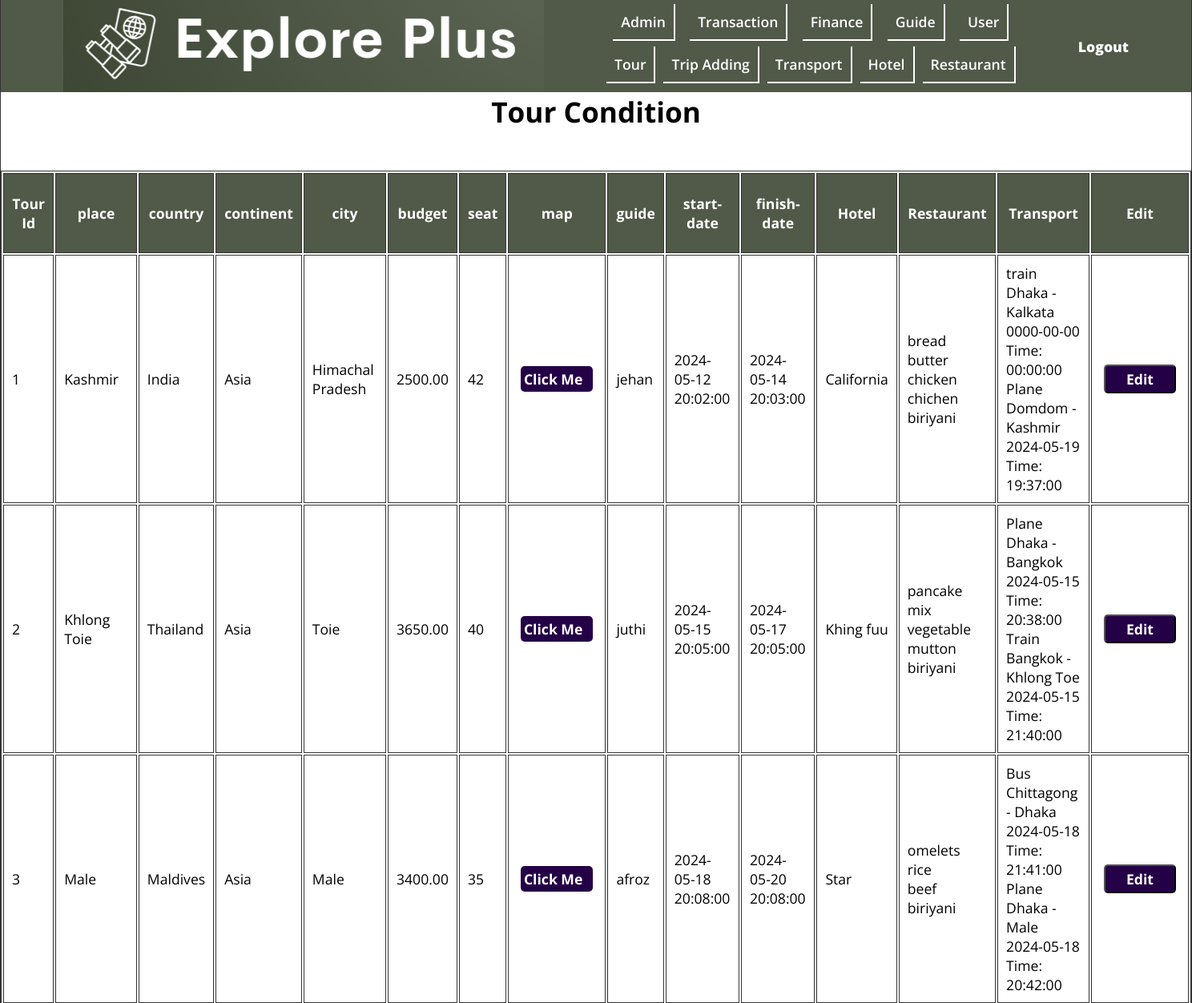
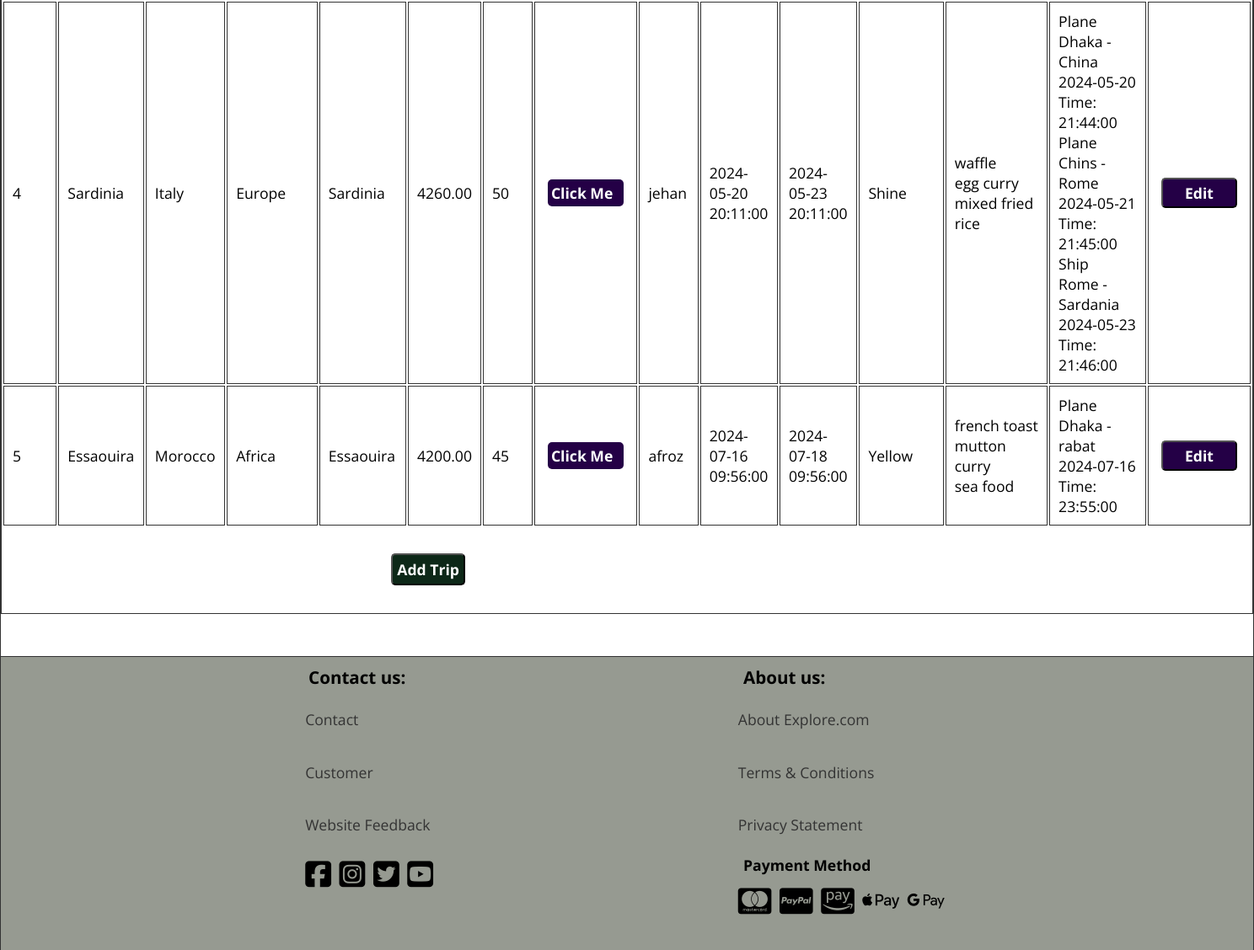
/Admin/tour_condition.php, run on the app's committed database (2 pictures, top to bottom).
### tables this page shows
CREATE TABLE `tour` (
  `tour_id` int(11) NOT NULL,
  `about` text DEFAULT NULL,
  `place_name` varchar(100) DEFAULT NULL,
  `country` varchar(50) DEFAULT NULL,
  `city` varchar(50) DEFAULT NULL,
  `budget` decimal(10,2) DEFAULT NULL,
  `available_seat` int(11) DEFAULT NULL,
  `start_date` datetime DEFAULT NULL,
  `finish_date` datetime DEFAULT NULL,
  `map` varchar(100) DEFAULT NULL,
  `FAQ` text DEFAULT NULL,
  `menu_id` int(11) DEFAULT NULL,
  `hotel_id` int(11) DEFAULT NULL,
  `guide_username` varchar(50) DEFAULT NULL,
  `photo` blob DEFAULT NULL,
  `continent` varchar(20) NOT NULL,
  `capacity` int(11) NOT NULL
);

CREATE TABLE `hotel` (
  `hotel_id` int(11) NOT NULL,
  `type` varchar(50) DEFAULT NULL,
  `name` varchar(100) DEFAULT NULL,
  `price` decimal(10,2) DEFAULT NULL,
  `available_room` int(11) DEFAULT NULL,
  `place` varchar(100) DEFAULT NULL,
  `map` varchar(100) DEFAULT NULL,
  `photo` longblob DEFAULT NULL
);

CREATE TABLE `transport` (
  `transport_id` int(11) NOT NULL,
  `type` varchar(50) DEFAULT NULL,
  `from_place` varchar(100) DEFAULT NULL,
  `to_place` varchar(100) DEFAULT NULL,
  `price` decimal(10,2) DEFAULT NULL,
  `start_date` date DEFAULT NULL,
  `finish_date` date DEFAULT NULL,
  `finish_time` time DEFAULT NULL,
  `class` varchar(50) DEFAULT NULL,
  `capacity` int(11) DEFAULT NULL,
  `tour_id` int(11) DEFAULT NULL,
  `start_time` time NOT NULL
);

### Admin/tour_condition.php (the view, shortened to what this page needs)
<?php
$conn = mysqli_connect("localhost","root","","explore_plus");
$sql = "SELECT t.tour_id,t.place_name,t.country,t.city,t.budget,t.available_seat,t.map,t.start_date,t.finish_date,t.guide_username,mb.breakfast,ml.lunch,md.dinner,h.name,t.continent
        FROM tour t
         left JOIN hotel h
         ON t.hotel_id = h.hotel_id
        left JOIN transport trn
        on trn.tour_id = t.tour_id
         left JOIN menu m
        ON m.menu_id = t.menu_id
        left join menu_breakfast mb
        on m.menu_id = mb.menu_id
        left join menu_lunch ml
        on m.menu_id = ml.menu_id
        left join menu_dinner md
        on m.menu_id = md.menu_id
        group by t.tour_id
        ";
$result = mysqli_query($conn,$sql);
$tours = mysqli_fetch_all($result,MYSQLI_ASSOC);
?>
<!DOCTYPE html>
<html lang="en">
<head>
    <link rel="stylesheet" href="../css/style.css">
    <link rel="stylesheet" href="https://cdnjs.cloudflare.com/ajax/libs/font-awesome/6.5.1/css/all.min.css" />
</head>
<body>
<header class="header admin">
    <div class="header__logo">
        <figure>
            <img src="../img/logo3.png" alt="logo" title="logo" height="115" width="600">
        </figure>
    </div>
    <nav class="header__nav nav__admin">
        <ul class="header__ul header__admin">
            <li><a href="admin.php">Admin</a></li>
            <li><a href="transaction.php">Transaction</a></li>
            <li><a href="finance.php">Finance</a></li>
            <li><a href="guide.php">Guide</a></li>
            <li><a href="user_list.php">User</a></li>
        </ul>
        <ul class="header__ul header__admin">
            <li><a href="tour_condition.php">Tour</a></li>
            <li><a href="trip_crud/trip_adding.php">Trip Adding</a></li>
            <li><a href="transportation_info.php">Transport</a></li>
            <li><a href="hotel_info.php">Hotel</a></li>
            <li><a href="restaurant_info.php">Restaurant</a></li>
        </ul>
    </nav>
    <div class="admin__logout"><a href="admin_login.php">Logout</a></div>
</header>
<main class="main main__table-container">
    <h1 class="center">Tour Condition</h1>
    <table class="main__table transportation">
        <thead class="sticky__head">
        <tr>
            <th id="tour-id" scope="col" class="table__head">Tour Id</th>
            <th id="place" scope="col" class="table__head">place</th>
            <th id="country" scope="col" class="table__head">country</th>
            <th id="continent" scope="col" class="table__head">continent</th>
            <th id="city" scope="col" class="table__head">city</th>
            <th id="budget" scope="col" class="table__head">budget</th>
            <th id="seat" scope="col" class="table__head">seat</th>
            <th id="map" scope="col" class="table__head">map</th>
            <th id="guide" scope="col" class="table__head">guide</th>
            <th id="start-date" scope="col" class="table__head">start-date</th>
            <th id="finish-date" scope="col" class="table__head">finish-date</th>
            <th id="hotel" scope="col" class="table__head">Hotel</th>
            <th id="restaurant" scope="col" class="table__head">Restaurant</th>
            <th id="transport" scope="col" class="table__head">Transport</th>
            <th id="edit" scope="col" class="table__head">Edit</th>
        </tr>
        </thead>
        <tbody>
        <?php foreach ($tours as $tour): ?>
        <tr>
            <td class="table__item"><?php echo $tour['tour_id']?></td>
            <td class="table__item"><?php echo $tour['place_name']?></td>
            <td class="table__item"><?php echo $tour['country']?></td>
            <td class="table__item"><?php echo $tour['continent']?></td>
            <td class="table__item"><?php echo $tour['city']?></td>
            <td class="table__item"><?php echo $tour['budget']?></td>
            <td class="table__item"><?php echo $tour['available_seat']?></td>
            <td class="table__item"><a href="<?php echo $tour['map']?>"><div class="table_edit">Click Me</div></a></td>
            <td class="table__item"><?php echo $tour['guide_username']?></td>
            <td class="table__item"><?php
                $date = new DateTime((string)$tour['start_date']);
                $dateOnly = $date->format('Y-m-d');
                $timeOnly =$date->format('H:i:s')
                ?>
                <div><?php  echo $dateOnly; ?></div>
                <div><?php echo $timeOnly?></div>
            </td>
            <td class="table__item"><?php
                $date = new DateTime((string)$tour['finish_date']);
                $dateOnly = $date->format('Y-m-d');
                $timeOnly =$date->format('H:i:s')
                ?>
                <div><?php  echo $dateOnly; ?></div>
                <div><?php echo $timeOnly?></div>
            </td>
            <td class="table__item"><?php echo $tour['name']?></td>
            <td class="table__item">
                <div><?php echo $tour['breakfast']?></div>
                <div><?php echo $tour['lunch']?></div>
                <div><?php echo $tour['dinner']?></div>
            </td>
            <td class="table__item">
                <?php
                $transportsSql =mysqli_query($conn,"SELECT from_place , to_place , type ,trn.start_date ,trn.start_time
                                                                FROM tour t
                                                                INNER JOIN guide g
                                                                ON t.guide_username = g.username
                                                                INNER join transport trn
                                                                on trn.tour_id = t.tour_id
                                                                where t.tour_id = '{$tour['tour_id']}'");
                $transports = mysqli_fetch_all($transportsSql,MYSQLI_ASSOC);
                foreach ($transports as $transport):
                    echo $transport['type'] . '<br>';
                    echo $transport['from_place'] . " - ".$transport['to_place'].'<br>';
                    echo $transport['start_date'] . "  Time:  " . $transport['start_time'].'<br>';
                endforeach;
                ?>
            </td>
            <td class="table__item edit_option">
                <button type="submit" class="table_edit"><a href="trip_crud/trip_edit.php?tour_id=<?php echo $tour['tour_id'] ?>">Edit</a></button>
            </td>
        </tr>
        <?php endforeach; ?>
        </tbody>
        <tfoot>
        <tr>
            <td colspan="12" class="table__footer">
                <button type="submit" class="add_option" ><a href="trip_crud/trip_adding.php">Add Trip</a></button>
            </td>
        </tr>
        </tfoot>
    </table>
</main>
<footer class="footer admin-foot">
    <div class="footer__contact">
        <h3 class="footer__h3">Contact us:</h3>
        <ul class="footer__ul">
            <li><a href="../footerPage/contact_us.html">Contact</a></li>
            <li><a href="../footerPage/customer.html">Customer</a></li>
            <li><a href="../footerPage/website_feedback.php">Website Feedback</a></li>
        </ul>
        <div class="footer__icons">
            <i class="fa-brands fa-square-facebook"></i>
            <i class="fa-brands fa-square-instagram"></i>
            <i class="fa-brands fa-square-twitter"></i>
            <i class="fa-brands fa-square-youtube"></i>
        </div>
    </div>
    <div class="footer__about">
        <h3 class="footer__h3">About us:</h3>
        <ul class="footer__ul">
            <li><a href="../footerPage/about__us.html">About Explore.com</a></li>
            <li><a href="../footerPage/terms_condition.html">Terms &amp; Conditions</a></li>
            <li><a href="../footerPage/privacy_statement.html">Privacy Statement</a></li>
        </ul>
        <h4 class="footer__h3">Payment Method</h4>
        <div class="footer__icons">
            <i class="fa-brands fa-cc-mastercard"></i>
            <i class="fa-brands fa-cc-paypal"></i>
            <i class="fa-brands fa-cc-amazon-pay"></i>
            <i class="fa-brands fa-apple-pay"></i>
            <i class="fa-brands fa-google-pay"></i>
        </div>
    </div>
</footer>

### css/style.css (style rules this page uses)
*, *::after, *::before { margin: 0; padding: 0; box-sizing: border-box; }
img { display: block; max-width: 100%; height: auto; }
input, textarea, button, select { font: inherit; }
:root { --FF: 'Open Sans', sans-serif; --FS: clamp(1rem,2.2vh,1.5rem); --FS-BIG: 2rem; --FF-HEADING: 'Fugus One', 'Cursive'; --BGCOLOR: #f5f8fe; --BGCOLOR-FADE: #0c93a7; --BGCOLOR-FADE-MAX: #61aeac; --FOOTER-BGCOLOR: #accfd5; --COLOR: #f9efa0; --COLOR-FADE: rgba(248, 223, 171, 0.41); --BODY-BGCOLOR: #fff; --FONT-COLOR: #000; --LIST-BGCOLOR: #f5f7f8; --BORDER-COLOR: #333; --BGIMAGE: linear-gradient(to bottom,var(--BGCOLOR),var(--BGCOLOR-FADE)); --BGIMAGE-MAX: linear-gradient(to bottom,var(--BGCOLOR),var(--BGCOLOR-FADE),var(--BGCOLOR-FADE-MAX)); --HEIGHTLIGHT-BGCOLOR: #439fa8; --HIGHLIGHT-COLOR: #fff; --HEADER-COLOR: #fff; --HEADER-BGCOLOR: #000; --NAV-BGCOLOR: #fff; --HERO-BGCOLOR: rgba(51,178,51,0.75); --BUTTON-BGCOLOR: #000; --BUTTON-COLOR: #fff; --HEADER-LINK-COLOR: #fff; --HEADER-LINK-HOVER: #ffffff; --LINK-COLOR: #333; --LINK-HOVER: rgba(51, 51, 51, 0.5); --ADMIN-BGCOLOR: #515948; --ADMIN-FOOTER-COLOR: rgba(64, 72, 55, 0.55); --BORDER: 1px solid var(--BORDER-COLOR); --BORDER-RADIUS: 15px; --BORDER-LITE-RADIUS: 5px; --PADDING-TB: 0.25em; --PADDING-SIDE: 2.5%; --MARGIN: clamp(1em,2.5vh,1.5em); --TEST1 : #020202; --TEST2: yellow; --TEST3: green; --TEST4: blue; --TEST5: purple; }
.center { text-align: center; }
html { scroll-behavior: smooth; font-size: var(--FS); font-family: var(--FF); background-color: var(--BGCOLOR); background-image: var(--BGIMAGE); background-repeat: no-repeat; background-size: cover; }
body { background-color: var(--BODY-BGCOLOR); min-height: 100vh; max-height: 800vh; min-width: 1200px; margin: 0 auto; border-left: var(--BORDER); border-right: var(--BORDER); box-shadow: 0 0 10px var(--BORDER-COLOR); }
a:any-link { color: var(--LINK-COLOR); text-decoration: none; }
.header { display: flex; justify-content: space-evenly; align-items: center; background-color: #439fa8;; position: sticky; top: 0; z-index: 1; }
.header__ul { font-weight: 600; min-width: 500px; display: flex; justify-content: space-evenly; align-items: center; gap: 10px; padding-bottom: 7px; }
.header__ul li { padding: 10px; border-right: 2px solid white; border-bottom: 2px solid white; }
.admin__logout a { font-weight: 900; color: #ffffff; }
.footer { position: relative; bottom: 0; display: flex; justify-content: space-evenly; border-top: var(--BORDER); background-color: var(--FOOTER-BGCOLOR); padding: var(--PADDING-TB); }
.footer li { padding: 1.1em 0; list-style-type: none; }
.footer__icons { padding-top: 0.5em; padding-bottom: 2em; align-items: center; }
.footer__icons i { font-size: 2rem; padding-right: 5px; }
.footer__h3 { padding: var(--PADDING-TB) var(--PADDING-SIDE); }
.header__ul { list-style-type: none; }
.header__ul a:any-link { color: var(--HEADER-LINK-COLOR); }
.main { min-height: 70vh; }
.main__table { margin: 50px auto; border: var(--BORDER); }
.main__table tr { height: 100px; }
.sticky__head { position: sticky; }
.table__head, .table__item { padding: 10px; border: var(--BORDER); }
.table__head { background-color: var(--ADMIN-BGCOLOR); color: var(--HIGHLIGHT-COLOR); }
.table_edit { background-color: #240046; color: white; font-weight: 700; width: 90px; margin: 2px 5px; padding: 0.2em; border-radius: var(--BORDER-LITE-RADIUS); }
.table_edit a { color: white; }
.table__footer { padding: 10px; }
.add_option { background-color: #0d2818; color: white; font-weight: 700; padding: 0.3em; border-radius: var(--BORDER-LITE-RADIUS); position: relative; left: 450px; }
.add_option a { color: white; }
.admin { background-color: var(--ADMIN-BGCOLOR); }
.admin-foot { background-color: var(--ADMIN-FOOTER-COLOR); }

### data on the page
tour: tour_id "1", place_name "Kashmir", country "India", continent "Asia", city "Himachal Pradesh", budget "2500.00", available_seat "42", guide_username "jehan", start_date "2024-05-12", start_date "20:02:00", finish_date "2024-05-14", finish_date "20:03:00", hotel.name "California", breakfast "bread", lunch "butter chicken", dinner "chichen biriyani"
transport: type "train", from_place "Dhaka", to_place "Kalkata", start_date "0000-00-00", start_time "00:00:00"
transport: type "Plane", from_place "Domdom", to_place "Kashmir", start_date "2024-05-19", start_time "19:37:00"
tour: tour_id "2", place_name "Khlong Toie", country "Thailand", continent "Asia", city "Toie", budget "3650.00", available_seat "40", guide_username "juthi", start_date "2024-05-15", start_date "20:05:00", finish_date "2024-05-17", finish_date "20:05:00", hotel.name "Khing fuu", breakfast "pancake", lunch "mix vegetable", dinner "mutton biriyani"
transport: type "Plane", from_place "Dhaka", to_place "Bangkok", start_date "2024-05-15", start_time "20:38:00"
transport: type "Train", from_place "Bangkok", to_place "Khlong Toe", start_date "2024-05-15", start_time "21:40:00"
tour: tour_id "3", place_name "Male", country "Maldives", continent "Asia", city "Male", budget "3400.00", available_seat "35", guide_username "afroz", start_date "2024-05-18", start_date "20:08:00", finish_date "2024-05-20", finish_date "20:08:00", hotel.name "Star", breakfast "omelets", lunch "rice", dinner "beef biriyani"
transport: type "Bus", from_place "Chittagong", to_place "Dhaka", start_date "2024-05-18", start_time "21:41:00"
transport: type "Plane", from_place "Dhaka", to_place "Male", start_date "2024-05-18", start_time "20:42:00"
tour: tour_id "4", place_name "Sardinia", country "Italy", continent "Europe", city "Sardinia", budget "4260.00", available_seat "50", guide_username "jehan", start_date "2024-05-20", start_date "20:11:00", finish_date "2024-05-23", finish_date "20:11:00", hotel.name "Shine", breakfast "waffle", lunch "egg curry", dinner "mixed fried rice"
transport: type "Plane", from_place "Dhaka", to_place "China", start_date "2024-05-20", start_time "21:44:00"
transport: type "Plane", from_place "Chins", to_place "Rome", start_date "2024-05-21", start_time "21:45:00"
transport: type "Ship", from_place "Rome", to_place "Sardania", start_date "2024-05-23", start_time "21:46:00"
tour: tour_id "5", place_name "Essaouira", country "Morocco", continent "Africa", city "Essaouira", budget "4200.00", available_seat "45", guide_username "afroz", start_date "2024-07-16", start_date "09:56:00", finish_date "2024-07-18", finish_date "09:56:00", hotel.name "Yellow", breakfast "french toast", lunch "mutton curry", dinner "sea food"
transport: type "Plane", from_place "Dhaka", to_place "rabat", start_date "2024-07-16", start_time "23:55:00"
